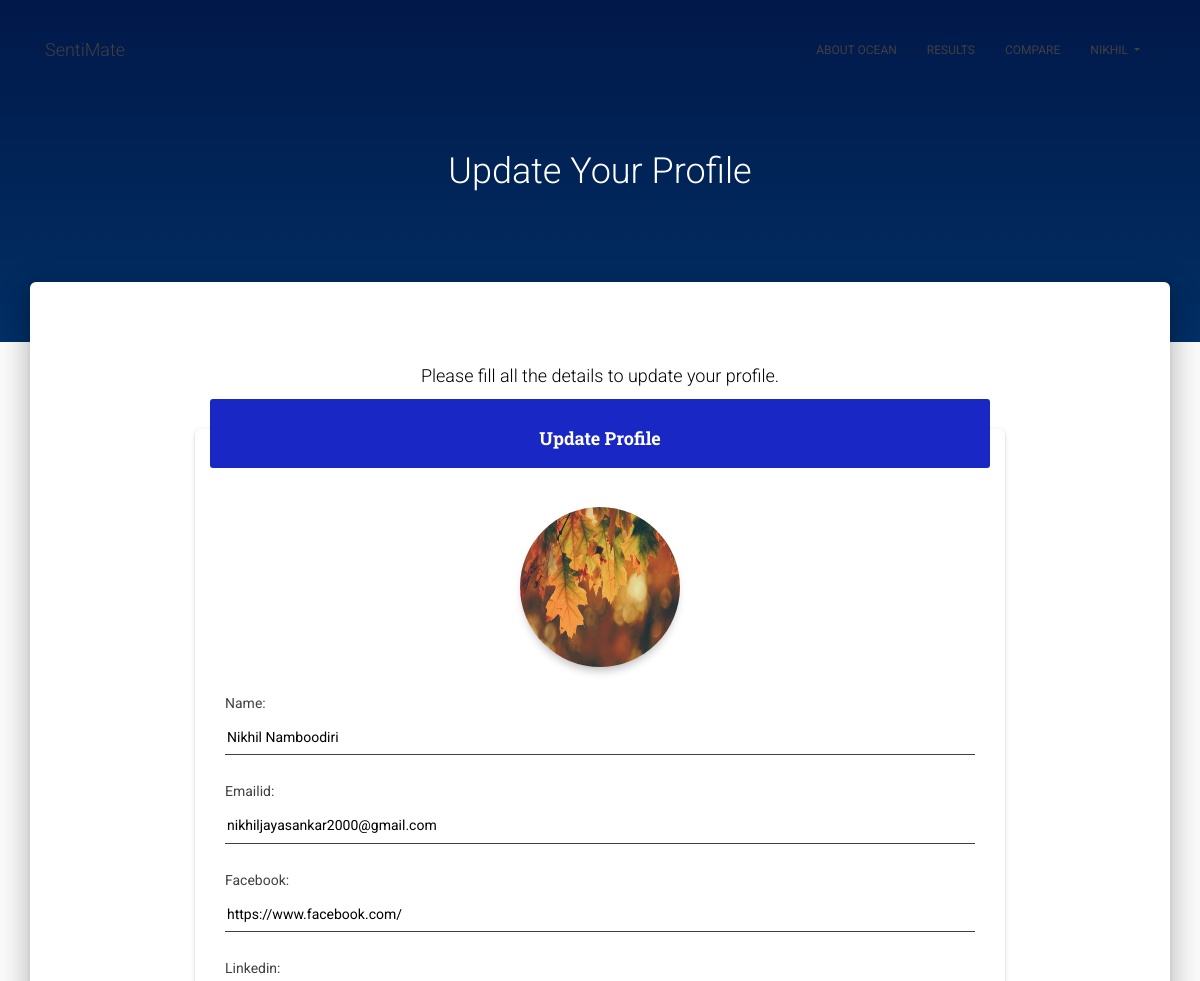
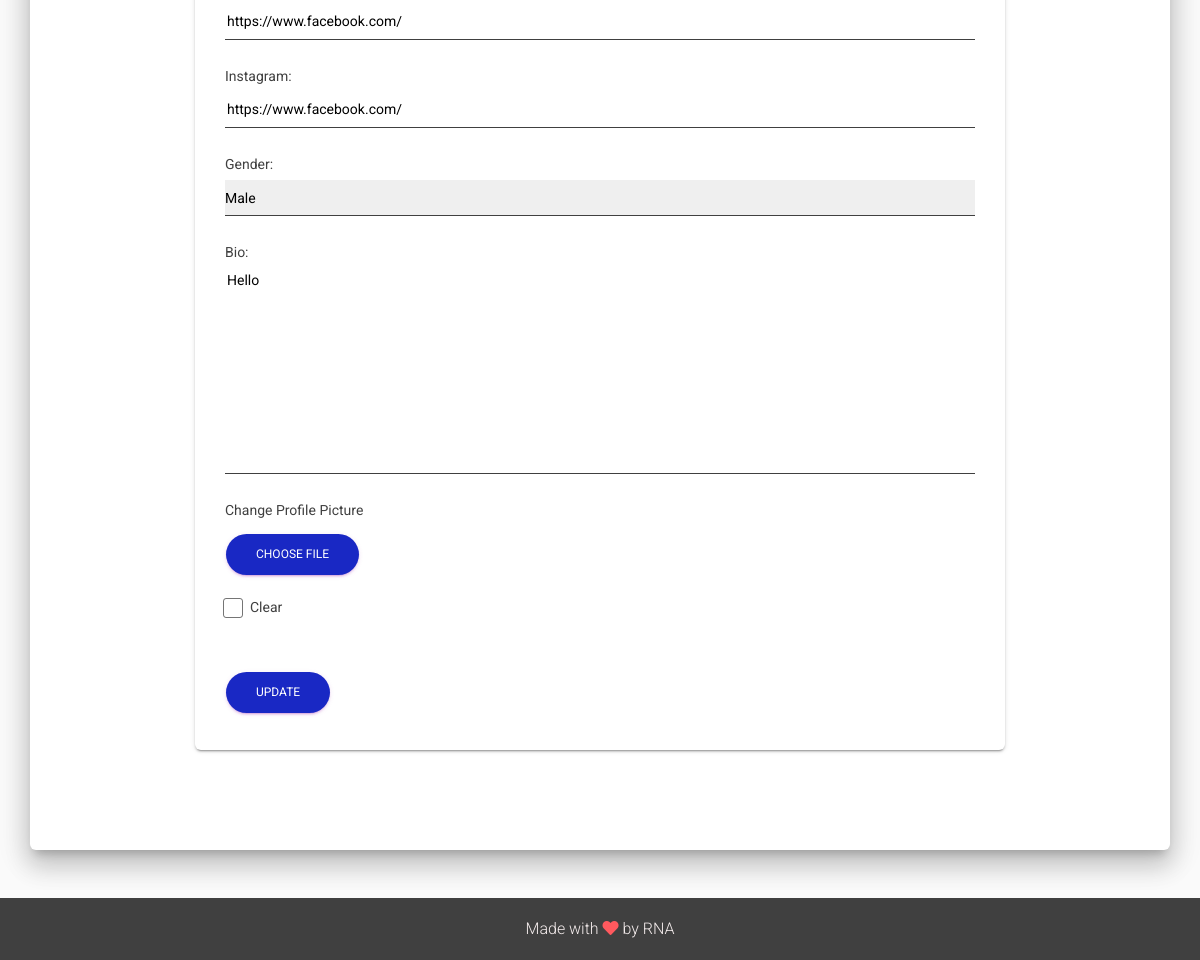
The page /profile (signed in) on the database its author committed (2 pictures, top to bottom).
### SentiMate/models.py (models this page shows, shortened)
class Profile(models.Model):
    Male = 'M'
    Female = 'F'
    RatherNotSay = 'O'
    GENDER_CHOICES = ((Male, 'Male'),(Female, 'Female'),(RatherNotSay,'Rather Not Say'),)
    user = models.OneToOneField(User,on_delete=models.CASCADE)
    name = models.CharField(max_length=50, blank=False)
    emailid = models.EmailField(blank=False)
    facebook = models.URLField(blank=True)
    linkedin = models.URLField(blank=True)
    instagram = models.URLField(blank=True)
    gender = models.CharField(max_length = 20, choices = GENDER_CHOICES, default = Male)
    bio = models.TextField(max_length=250, blank=False)
    profile_pic = models.ImageField(null = True , blank = True , upload_to = "images/profile_pics/")

### SentiMate/views.py (the view)
# urls.py: path('profile',views.profile, name='profile'),
@login_required
def profile(request):
    user = request.user.username
    if request.method == 'POST':
        form = ProfileUpdateForm(request.POST, request.FILES, instance=request.user.profile)
        if form.is_valid():
            form.save()
            messages.success(request, f'Information updated successfully!')
            return redirect('tests')
    else:
        form = ProfileUpdateForm(instance=request.user.profile)
    context = {'user' : user, 'form' : form}
    return render(request, 'profile.html', context)

### SentiMate/forms.py
class ProfileUpdateForm(forms.ModelForm):
	class Meta:
		model = Profile
		fields = ['name', 'emailid', 'facebook', 'linkedin', 'instagram', 'gender', 'bio', 'profile_pic']

### SentiMate/templates/profile.html (shortened to what this page needs)
{% load static %}
<!DOCTYPE html>
<html lang="en">
<head>
  <link rel="stylesheet" href="https://maxcdn.bootstrapcdn.com/font-awesome/latest/css/font-awesome.min.css">
  <link href="https://use.fontawesome.com/releases/v5.0.6/css/all.css" rel="stylesheet">
  <link href="{% static 'css/master.css' %}" rel="stylesheet" />
  <link href="{% static 'css/material-kit.css' %}" rel="stylesheet" />
</head>
<body class="login-page sidebar-collapse">
  <nav class="navbar navbar-transparent navbar-color-on-scroll fixed-top navbar-expand-lg" color-on-scroll="100" id="sectionsNav">
    <div class="container">
      <div class="navbar-translate">
        <a class="navbar-brand" href="{% url 'home' %}">SentiMate</a>
      </div>
      <div class="collapse navbar-collapse">
        <ul class="navbar-nav ml-auto">
          <li class="nav-item">
            <a class="nav-link" href="{% url 'ocean' %}">
              About OCEAN
            </a>
          </li>
          <li class="nav-item">
            <a class="nav-link" href="{% url 'scores' %}">
              Results
            </a>
          </li>
          <li class="nav-item">
            <a class="nav-link" href="{% url 'compare' %}">
              Compare
            </a>
          </li>
          <li class="dropdown nav-item">
            <a href="#" class="dropdown-toggle nav-link" data-toggle="dropdown">
              {{ user }}
            </a>
          </li>
        </ul>
      </div>
    </div>
  </nav>
  <div class="page-header header-filter" id="bg" data-parallax="true" style="background-image: url('{% static "img/VeryBlue.jpg" %}')">
    <div class="container">
      <div class="row my-5 py-6">
        <div class="col-md-8 ml-auto mr-auto">
          <div class="brand text-center my-5 py-6">
            <p class="h2 py-5">Update Your Profile</p>
          </div>
        </div>
      </div>
    </div>
  </div>
  <div class="main main-raised mb-5">
    <div class="container">
      <div class="section text-center">
        <p class="h4">Please fill all the details to update your profile.</p>
        <div class="container">
          <div class="col-md-9 mx-auto">
            <div class="row">
              <div class="card" style="text-align:left">
                <div class="card-header card-header-blue text-center">
                  <h4 class="card-title">Update Profile</h4>
                </div>
                <div class="card-body">
                  <div class="mx-auto my-4" style="text-align: center;">
                  {% if request.user.profile.profile_pic %}
                    <img src = "{{ request.user.profile.profile_pic.url }}" alt="your-picture" class="img-raised rounded-circle img-fluid mx-auto" style="height: 10rem; width: 10rem;">
                  {% else %}
                    <img src = "{% static 'Sentimate/images/default_pic.png' %}" class="img-raised rounded-circle img-fluid mx-auto" style="height: 10rem; width: 10rem;">
                  {% endif %}
                </div>
                  <form method="POST" enctype="multipart/form-data">
                    <fieldset class="form-group">
                      {% for field in form.visible_fields %}
                      {% if field.html_name == "profile_pic" %}
                      <label>Change Profile Picture</label><br>
                      <div class="btn btn-primary btn-small btn-round btn-blue my-2">Choose file
                      <input type="file" class="inputFileHidden" name="profile_pic" accept="image/*" id="id_profile_pic"></div><br>
                      <div class="form-check">
                        <label for="profile_pic-clear_id" class="form-check-label">
                          Clear
                          <span class="form-check-sign">
                            <span class="check"></span>
                        </span>
                        </label>
                      </div>
                      {% else %}
                          {{ field.label_tag }}
                          {{ field }}
                          {% endif %}
                          <br>
                      {% endfor %}
                    </fieldset>
                    <div class="form-group">
                      <button class="btn btn-primary btn-round btn-blue" type="submit">Update</button>
                    </div>
                  </form>
                </div>
              </div>
            </div>
          </div>
        </div>
      </div>
    </div>
  </div>
  <footer class="container-fluid">
    <div class="row mx-auto">
      <div class="py-1" style="color: #f5eded;"> Made with <i class="fas fa-heart" style="color: #ff595e;"></i> by RNA</div>
    </div>
  </footer>
</body>
</html>

### SentiMate/static/css/master.css (style rules this page uses)
:root { --white: #fafafa; --blue: #1928c4; --coral: #ff595e; --yellow: #ffca3a; --green: #8ac926; --voilet: #6a4c93; --dark-gray:#404040 }
#bg { height: 100%; }
body { background-color: var(--white) !important; }
label { font-size: 0.875rem !important; color: var(--dark-gray) !important; }
input, select, option, textarea { height: 36px !important; border-radius: 0; font-size: 14px !important; outline: 0; border-width: 0 0 1.5px !important; border-color: var(--dark-gray) !important; width: 100%; display: block !important; }
.nav-item { color: var(--dark-gray) !important; }
.navbar-brand { color: var(--dark-gray) !important; }
.btn-blue { background-color: var(--blue) !important; }
.card-header-blue { background: var(--blue) !important; }
footer { background-color: var(--dark-gray) !important; padding: 0; }
.helptext, li { font-family: "Roboto", "Helvetica", "Arial", sans-serif; font-size: 0.8rem; font-weight: 200; line-height: 1.5; color: #212529; text-align: left; }

### rows shown on the page
Profile: visible_fields "Nikhil Namboodiri" "nikhiljayasankar2000@gmail.com" "https://www.facebook.com/" "https://www.facebook.com/" "https://www.facebook.com/" "Male" "Hello"

### other values the page prints
{{ user }} "NIKHIL"
{{ field.label_tag }} "Name:" "Emailid:" "Facebook:" "Linkedin:" "Instagram:" "Gender:" "Bio:"
